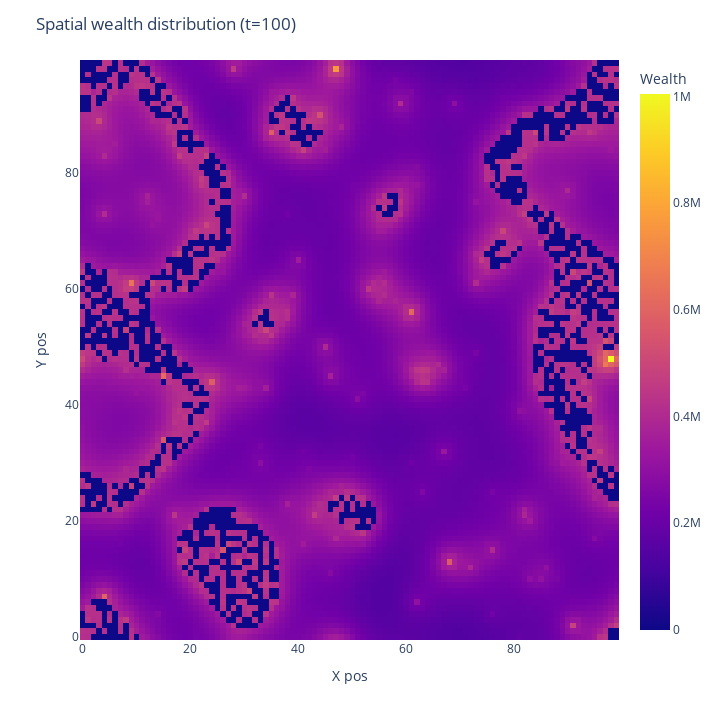

Notebook cell for this chart:
### Code cell
# Plot ending type/wealth distribution
plot2D_modelTypes(model)
plot2D_modelWealth(model)

### Figure 1 — Plotly figure (JSON) as saved in the notebook; plotly's stock layout.template omitted (floating-point values rounded to 4 significant figures; data arrays with more than 128 entries replaced by an {"elided": "..."} marker saying what was removed)
{"data": [{"coloraxis": "coloraxis", "histfunc": "sum", "hovertemplate": "x_pos=%{x}<br>y_pos=%{y}<br>sum of wealth=%{z}<extra></extra>", "name": "", "nbinsx": 100, "nbinsy": 100, "type": "histogram2d", "x": {"elided": "8958 int values"}, "xaxis": "x", "xbingroup": "x", "y": {"elided": "8958 int values"}, "yaxis": "y", "ybingroup": "y", "z": {"elided": "8958 float values"}}], "layout": {"coloraxis": {"colorbar": {"title": {"text": "Wealth"}}, "colorscale": [[0, "#0d0887"], [0.1111, "#46039f"], [0.2222, "#7201a8"], [0.3333, "#9c179e"], [0.4444, "#bd3786"], [0.5556, "#d8576b"], [0.6667, "#ed7953"], [0.7778, "#fb9f3a"], [0.8889, "#fdca26"], [1, "#f0f921"]]}, "height": 720, "legend": {"tracegroupgap": 0}, "margin": {"t": 60}, "title": {"text": "Spatial wealth distribution (t=100)"}, "width": 720, "xaxis": {"anchor": "y", "domain": [0, 1], "title": {"text": "X pos"}}, "yaxis": {"anchor": "x", "domain": [0, 1], "title": {"text": "Y pos"}}}}
